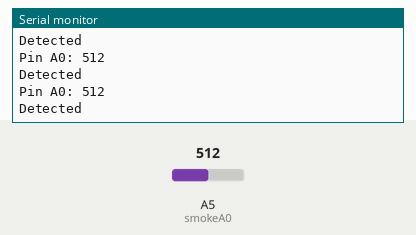
Simulated run of this sketch. Board: Arduino Uno, built with avr-gcc and run on an emulated ATmega328P. Parts: the last lines printed to the serial monitor. The inputs (shaded band) are chosen by the test bench; at power-on: A5 (smokeA0) = 512.

Above: at 1.2 s.
1.3 s: A5 (smokeA0) set to 418
At 1.38 s:
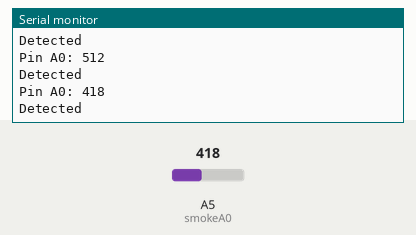
2.8 s: A5 (smokeA0) set to 382
At 2.89 s:
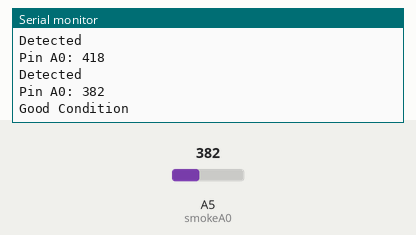
Timing chart, 0 to 5.8 s (numbered marks = the images above; inputs shaded):
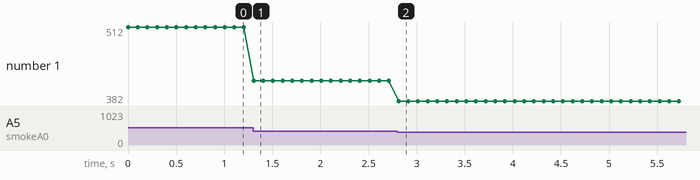

The sketch:

mq_2_sensor_code.ino
```cpp
int smokeA0 = A5;
// Your threshold value
int sensorThres = 400;

void setup() {

  pinMode(smokeA0, INPUT);
  Serial.begin(9600);
}

void loop() {
  int analogSensor = analogRead(smokeA0);

  Serial.print("Pin A0: ");
  Serial.println(analogSensor);
  // Checks if it has reached the threshold value
  if (analogSensor > sensorThres)
  {
    Serial.println("Detected");
    //digitalWrite(redLed, HIGH);
    //digitalWrite(greenLed, LOW);
    //tone(buzzer, 1000, 200);
  }
  else
  {
    Serial.println("Good Condition");
    //digitalWrite(redLed, LOW);
    //digitalWrite(greenLed, HIGH);
    //noTone(buzzer);
  }
  delay(100);
}
```

Measured:
- the behaviour switches between 401 and 400 on A5 (smokeA0) (found by bisection; images 1 and 2)
- after the input at 1.3 s, the serial monitor: prints a new line at once (image 1)
- after the input at 2.8 s, the serial monitor: prints a new line at once (image 2)
- plotted number 1: 512 → 418 after the input at 1.3 s, 418 → 382 after the input at 2.8 s
